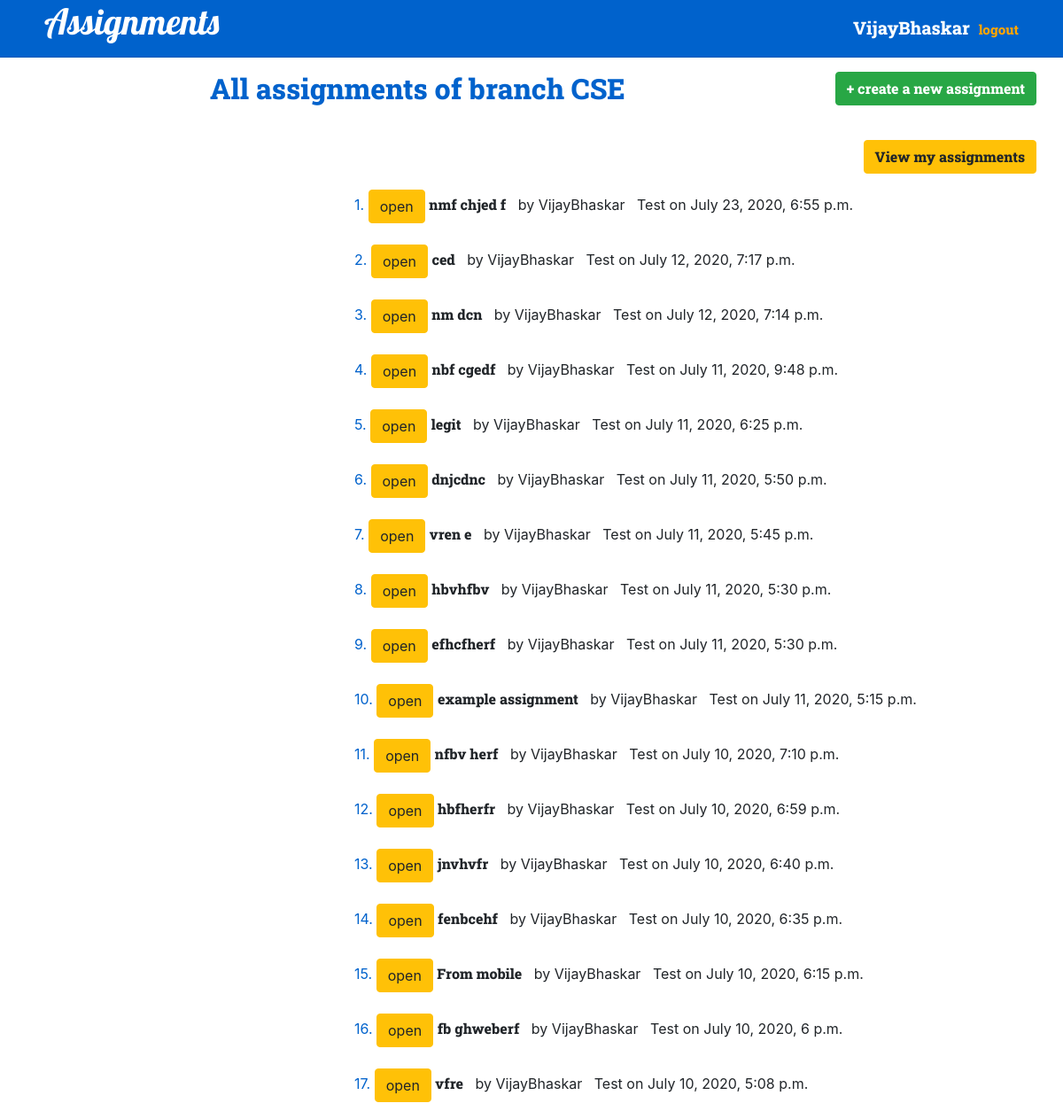
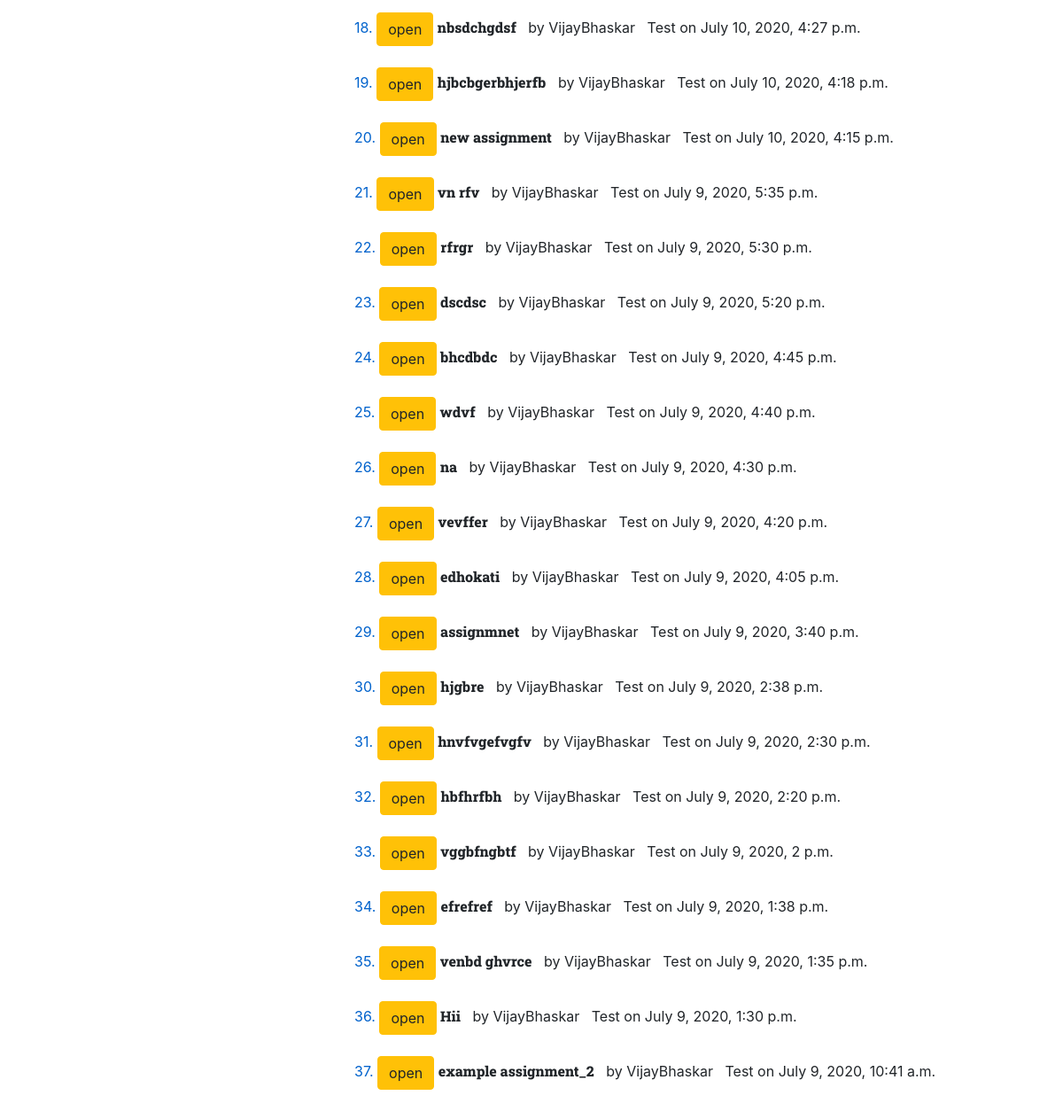
/teacher (signed in), run on the app's committed database (2 pictures, top to bottom).
### assignment_project/models.py (models this page shows)
class Assignment(models.Model):
    branch = models.CharField(max_length=5, default='clg')
    year = models.CharField(max_length=2, default='e1')
    name = models.CharField(max_length=40)
    Teacher = models.ForeignKey(UserProfile, on_delete=models.SET_NULL, related_name='teacher', blank=True, null=True)
    pub_date = models.DateTimeField(default=timezone.now)
    time = models.DurationField(default=datetime.timedelta(minutes=15))

class UserProfile(models.Model):
    user = models.OneToOneField(User, unique=True, related_name='profile', on_delete=models.CASCADE)
    id = models.CharField(max_length=7, primary_key=True)
    is_stu = models.BooleanField(default=True)
    branches = [('puc', 'PUC'), ('cse', 'CSE'), ('mech', 'MECH'), ('chem', 'CHEM'), ('ece', 'ECE'), ('mme', 'MME'), ('civil', 'CIVIL')]
    branch = models.CharField(max_length=5, choices=branches, default='cse')
    years = [('p1', 'P1'), ('p2', 'P2'), ('e1', 'E1'), ('e2', 'E2'), ('e3', 'E3'), ('e4', 'E4')]
    year = models.CharField(max_length=2, choices=years, default='e1')

### assignment_project/views.py (the view)
# urls.py: path('teacher', views.teacher, name='teacher'),
def teacher(response):
    if not isinstance(response.user, User):
        return redirect('login')
    branch = response.user.profile.branch.lower()
    asgmnts = models.Assignment.objects.filter(branch=response.user.profile.branch.lower()).order_by('-pub_date')
    return render(response, 'tassignments.html', {'as': asgmnts, 'stu': response.user.username, 'self': 'my',
                                                  'branch': f'All assignments of branch {branch.upper()}'
                                                , 'selfl': 'my_assignments'})

### assignment_project/templates/tassignments.html
{% extends "base.html" %}
{% block content %}
<body>
    <div  style="background-color:#0062cc;color:white">
		<h1 style="padding-left:50px;font-family:globs" ><a href="{% url 'main_page'%}" style="color:white"> Assignments</a>
		<p style="font-family:grob" class="title">{{ stu }}<a href="/logout" style="padding-left:10px;font-size:15px;color:orange">logout</a></p></h1><hr>
    </div>
    <h2 align="center" style="color:#0062cc;font-family:grob;">
        {{ branch }}
        <a href = 'new_assignment' style="display:inline-block;float:right;color:#0062cc;font-size:20px;padding-right:30px"><button class="btn btn-success">+ create a new assignment</button></a>
        <br><br><a href = '{{selfl}}' style="display:inline-block;float:right;color:#0062cc;font-size:20px;padding-right:30px"><button class="btn btn-warning">View {{ self }} assignments</button></a>
    </h2><br><br>
    <div align="left" style="padding-left:400px">
        {% for a in as %}<span style="color:#0062cc">{{forloop.counter}}.</span>
        <a href="{% url 'qstnv' a.pk%}"><button class="btn btn-warning">open</button></a>
        <span style="font-family:grob">{{ a.name }}</span> &nbsp by  {{ a.Teacher.user.username }} &nbsp Test on {{a.pub_date}}<br><br>
        {% endfor %}
    </div>
</body>
{% endblock %}

### assignment_project/templates/base.html (shortened to what this page needs)
<!DOCTYPE html>
<html lang="en">
<head>
    {% load static %}
    <link rel="stylesheet" href="{% static 'css/bootstrap.min.css' %}" >
    <link href="{% static 'fonts/Lobster/Lobster-Regular.ttf'%}" rel="stylesheet">
    <link href="{% static 'css/bootstrap-datetimepicker.min.css'%}" rel="stylesheet">
    <link href="{% static 'css/gfont.css'%}" rel="stylesheet">
    </head>
<body>
    {% block content %} {% endblock %}
</body>
</html>

### assignment_project/templates/base.html (style rules this page uses)
.title { display:inline-block; font-size:20px; float:right; padding-right:50px; margin-top:0.5cm; }

### data on the page
Assignment: name "nmf chjed f", Teacher.user.username "VijayBhaskar", pub_date "July 23, 2020, 6:55 p.m."
Assignment: name "ced", Teacher.user.username "VijayBhaskar", pub_date "July 12, 2020, 7:17 p.m."
Assignment: name "nm dcn", Teacher.user.username "VijayBhaskar", pub_date "July 12, 2020, 7:14 p.m."
Assignment: name "nbf cgedf", Teacher.user.username "VijayBhaskar", pub_date "July 11, 2020, 9:48 p.m."
Assignment: name "legit", Teacher.user.username "VijayBhaskar", pub_date "July 11, 2020, 6:25 p.m."
Assignment: name "dnjcdnc", Teacher.user.username "VijayBhaskar", pub_date "July 11, 2020, 5:50 p.m."
Assignment: name "vren e", Teacher.user.username "VijayBhaskar", pub_date "July 11, 2020, 5:45 p.m."
Assignment: name "hbvhfbv", Teacher.user.username "VijayBhaskar", pub_date "July 11, 2020, 5:30 p.m."
Assignment: name "efhcfherf", Teacher.user.username "VijayBhaskar", pub_date "July 11, 2020, 5:30 p.m."
Assignment: name "example assignment", Teacher.user.username "VijayBhaskar", pub_date "July 11, 2020, 5:15 p.m."
Assignment: name "nfbv herf", Teacher.user.username "VijayBhaskar", pub_date "July 10, 2020, 7:10 p.m."
Assignment: name "hbfherfr", Teacher.user.username "VijayBhaskar", pub_date "July 10, 2020, 6:59 p.m."
Assignment: name "jnvhvfr", Teacher.user.username "VijayBhaskar", pub_date "July 10, 2020, 6:40 p.m."
Assignment: name "fenbcehf", Teacher.user.username "VijayBhaskar", pub_date "July 10, 2020, 6:35 p.m."
Assignment: name "From mobile", Teacher.user.username "VijayBhaskar", pub_date "July 10, 2020, 6:15 p.m."
Assignment: name "fb ghweberf", Teacher.user.username "VijayBhaskar", pub_date "July 10, 2020, 6 p.m."
Assignment: name "vfre", Teacher.user.username "VijayBhaskar", pub_date "July 10, 2020, 5:08 p.m."
Assignment: name "nbsdchgdsf", Teacher.user.username "VijayBhaskar", pub_date "July 10, 2020, 4:27 p.m."
Assignment: name "hjbcbgerbhjerfb", Teacher.user.username "VijayBhaskar", pub_date "July 10, 2020, 4:18 p.m."
Assignment: name "new assignment", Teacher.user.username "VijayBhaskar", pub_date "July 10, 2020, 4:15 p.m."
Assignment: name "vn rfv", Teacher.user.username "VijayBhaskar", pub_date "July 9, 2020, 5:35 p.m."
Assignment: name "rfrgr", Teacher.user.username "VijayBhaskar", pub_date "July 9, 2020, 5:30 p.m."
Assignment: name "dscdsc", Teacher.user.username "VijayBhaskar", pub_date "July 9, 2020, 5:20 p.m."
Assignment: name "bhcdbdc", Teacher.user.username "VijayBhaskar", pub_date "July 9, 2020, 4:45 p.m."
Assignment: name "wdvf", Teacher.user.username "VijayBhaskar", pub_date "July 9, 2020, 4:40 p.m."
Assignment: name "na", Teacher.user.username "VijayBhaskar", pub_date "July 9, 2020, 4:30 p.m."
Assignment: name "vevffer", Teacher.user.username "VijayBhaskar", pub_date "July 9, 2020, 4:20 p.m."
Assignment: name "edhokati", Teacher.user.username "VijayBhaskar", pub_date "July 9, 2020, 4:05 p.m."
Assignment: name "assignmnet", Teacher.user.username "VijayBhaskar", pub_date "July 9, 2020, 3:40 p.m."
Assignment: name "hjgbre", Teacher.user.username "VijayBhaskar", pub_date "July 9, 2020, 2:38 p.m."
Assignment: name "hnvfvgefvgfv", Teacher.user.username "VijayBhaskar", pub_date "July 9, 2020, 2:30 p.m."
Assignment: name "hbfhrfbh", Teacher.user.username "VijayBhaskar", pub_date "July 9, 2020, 2:20 p.m."
Assignment: name "vggbfngbtf", Teacher.user.username "VijayBhaskar", pub_date "July 9, 2020, 2 p.m."
Assignment: name "efrefref", Teacher.user.username "VijayBhaskar", pub_date "July 9, 2020, 1:38 p.m."
Assignment: name "venbd ghvrce", Teacher.user.username "VijayBhaskar", pub_date "July 9, 2020, 1:35 p.m."
Assignment: name "Hii", Teacher.user.username "VijayBhaskar", pub_date "July 9, 2020, 1:30 p.m."
Assignment: name "example assignment_2", Teacher.user.username "VijayBhaskar", pub_date "July 9, 2020, 10:41 a.m."

### other printed values
{{ stu }} "VijayBhaskar"
{{ branch }} "All assignments of branch CSE"
{{ self }} "my"
